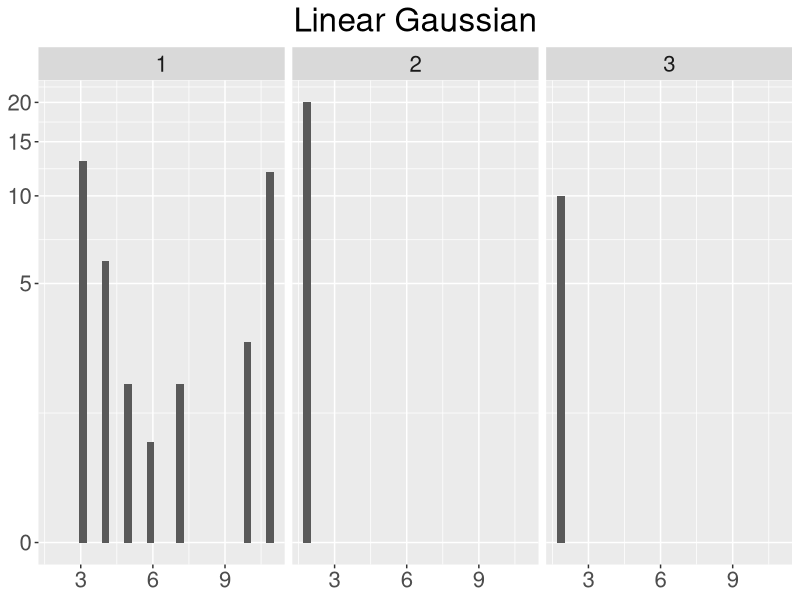

Recreate this plot in R.
library(plyr)
library(ggplot2)
# linear Gaussian
df <- read.csv("data/adaptive_resampling/adaptive_lgssm.csv", col.names = c("u", "m"))
ggplot(data = df, aes(x = m)) +
  geom_histogram() +
  facet_grid(~factor(u, levels=c('1','2','3','4', '5'))) +
  scale_y_continuous(trans='log1p') +
  theme(axis.title.x=element_blank(), axis.title.y=element_blank(),
        legend.title = element_blank(), legend.text=element_text(size=20),
        text = element_text(size=20), plot.title = element_text(hjust = 0.5)) +
  ggtitle("Linear Gaussian")
# ggsave("marginal_adaptive32_lgssm.pdf", width = 10, height = 5, dpi = 300)
